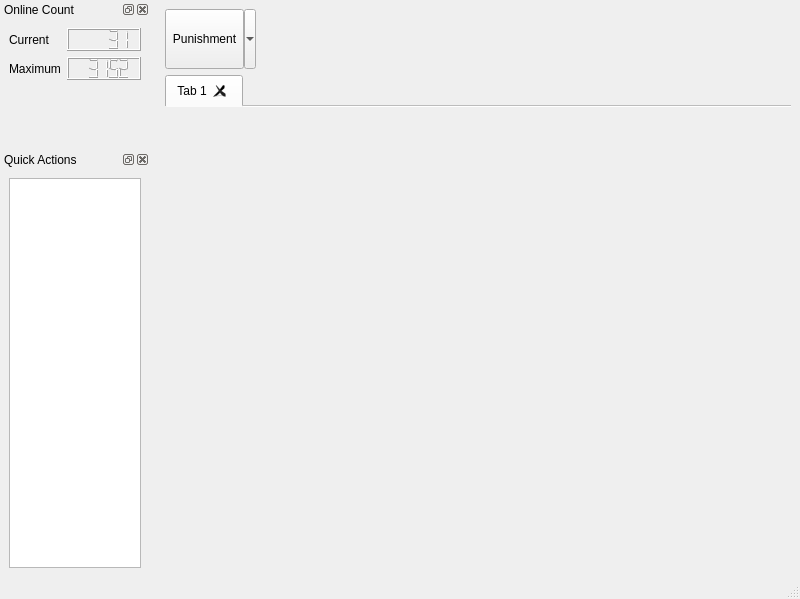
<?xml version="1.0" encoding="UTF-8"?>
<ui version="4.0">
 <class>MainWindow</class>
 <widget class="QMainWindow" name="MainWindow">
  <property name="geometry">
   <rect>
    <x>0</x>
    <y>0</y>
    <width>800</width>
    <height>599</height>
   </rect>
  </property>
  <property name="windowTitle">
   <string>MainWindow</string>
  </property>
  <widget class="QWidget" name="centralwidget">
   <property name="sizePolicy">
    <sizepolicy hsizetype="Expanding" vsizetype="Expanding">
     <horstretch>0</horstretch>
     <verstretch>0</verstretch>
    </sizepolicy>
   </property>
   <layout class="QVBoxLayout" name="verticalLayout">
    <item>
     <layout class="QGridLayout" name="gridLayout">
      <item row="0" column="0">
       <widget class="QToolButton" name="toolButton">
        <property name="minimumSize">
         <size>
          <width>60</width>
          <height>60</height>
         </size>
        </property>
        <property name="maximumSize">
         <size>
          <width>120</width>
          <height>60</height>
         </size>
        </property>
        <property name="layoutDirection">
         <enum>Qt::LeftToRight</enum>
        </property>
        <property name="text">
         <string>Punishment</string>
        </property>
        <property name="autoExclusive">
         <bool>false</bool>
        </property>
        <property name="popupMode">
         <enum>QToolButton::MenuButtonPopup</enum>
        </property>
        <property name="toolButtonStyle">
         <enum>Qt::ToolButtonTextBesideIcon</enum>
        </property>
        <property name="autoRaise">
         <bool>false</bool>
        </property>
        <property name="arrowType">
         <enum>Qt::NoArrow</enum>
        </property>
       </widget>
      </item>
      <item row="0" column="1">
       <spacer name="horizontalSpacer">
        <property name="orientation">
         <enum>Qt::Horizontal</enum>
        </property>
        <property name="sizeHint" stdset="0">
         <size>
          <width>40</width>
          <height>20</height>
         </size>
        </property>
       </spacer>
      </item>
     </layout>
    </item>
    <item>
     <widget class="QTabWidget" name="tabWidget_2">
      <property name="currentIndex">
       <number>0</number>
      </property>
      <property name="documentMode">
       <bool>true</bool>
      </property>
      <property name="tabsClosable">
       <bool>true</bool>
      </property>
      <widget class="QWidget" name="tab_3">
       <attribute name="title">
        <string>Tab 1</string>
       </attribute>
      </widget>
     </widget>
    </item>
   </layout>
  </widget>
  <widget class="QMenuBar" name="menubar">
   <property name="geometry">
    <rect>
     <x>0</x>
     <y>0</y>
     <width>800</width>
     <height>21</height>
    </rect>
   </property>
  </widget>
  <widget class="QStatusBar" name="statusbar"/>
  <widget class="QDockWidget" name="dockWidget">
   <property name="minimumSize">
    <size>
     <width>150</width>
     <height>92</height>
    </size>
   </property>
   <property name="maximumSize">
    <size>
     <width>150</width>
     <height>150</height>
    </size>
   </property>
   <property name="floating">
    <bool>false</bool>
   </property>
   <property name="allowedAreas">
    <set>Qt::AllDockWidgetAreas</set>
   </property>
   <property name="windowTitle">
    <string>Online Count</string>
   </property>
   <attribute name="dockWidgetArea">
    <number>1</number>
   </attribute>
   <widget class="QWidget" name="dockWidgetContents">
    <layout class="QFormLayout" name="formLayout">
     <item row="0" column="0">
      <widget class="QLabel" name="label">
       <property name="text">
        <string>Current</string>
       </property>
      </widget>
     </item>
     <item row="0" column="1">
      <widget class="QLCDNumber" name="lcdNumber">
       <property name="smallDecimalPoint">
        <bool>false</bool>
       </property>
       <property name="segmentStyle">
        <enum>QLCDNumber::Filled</enum>
       </property>
       <property name="intValue" stdset="0">
        <number>31</number>
       </property>
      </widget>
     </item>
     <item row="1" column="0">
      <widget class="QLabel" name="label_2">
       <property name="text">
        <string>Maximum</string>
       </property>
      </widget>
     </item>
     <item row="1" column="1">
      <widget class="QLCDNumber" name="lcdNumber_2">
       <property name="intValue" stdset="0">
        <number>3152</number>
       </property>
      </widget>
     </item>
    </layout>
   </widget>
  </widget>
  <widget class="QDockWidget" name="dockWidget_2">
   <property name="floating">
    <bool>false</bool>
   </property>
   <property name="windowTitle">
    <string>Quick Actions</string>
   </property>
   <attribute name="dockWidgetArea">
    <number>1</number>
   </attribute>
   <widget class="QWidget" name="dockWidgetContents_2">
    <layout class="QVBoxLayout" name="verticalLayout_2">
     <item>
      <widget class="QListView" name="listView"/>
     </item>
    </layout>
   </widget>
  </widget>
 </widget>
 <resources/>
 <connections/>
</ui>
